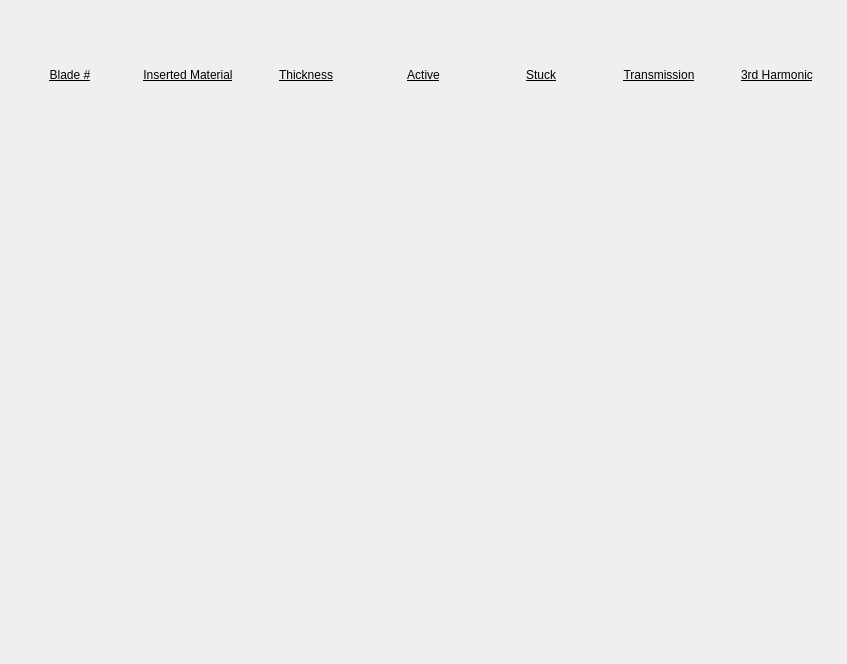
<?xml version="1.0" encoding="UTF-8"?>
<ui version="4.0">
 <class>Form</class>
 <widget class="QWidget" name="Form">
  <property name="geometry">
   <rect>
    <x>0</x>
    <y>0</y>
    <width>847</width>
    <height>664</height>
   </rect>
  </property>
  <property name="windowTitle">
   <string>Form</string>
  </property>
  <layout class="QVBoxLayout" name="verticalLayout" stretch="0,0,0,0,0">
   <property name="spacing">
    <number>0</number>
   </property>
   <item>
    <layout class="QHBoxLayout" name="horizontalLayout">
     <item>
      <widget class="QLabel" name="label">
       <property name="font">
        <font>
         <underline>true</underline>
        </font>
       </property>
       <property name="text">
        <string>Blade #</string>
       </property>
       <property name="alignment">
        <set>Qt::AlignCenter</set>
       </property>
      </widget>
     </item>
     <item>
      <widget class="QLabel" name="label_2">
       <property name="font">
        <font>
         <underline>true</underline>
        </font>
       </property>
       <property name="text">
        <string>Inserted Material</string>
       </property>
       <property name="alignment">
        <set>Qt::AlignCenter</set>
       </property>
      </widget>
     </item>
     <item>
      <widget class="QLabel" name="label_3">
       <property name="font">
        <font>
         <underline>true</underline>
        </font>
       </property>
       <property name="text">
        <string>Thickness</string>
       </property>
       <property name="alignment">
        <set>Qt::AlignCenter</set>
       </property>
      </widget>
     </item>
     <item>
      <widget class="QLabel" name="label_8">
       <property name="font">
        <font>
         <underline>true</underline>
        </font>
       </property>
       <property name="toolTip">
        <string>Active: blade (or specific filter) should be included in calculations.</string>
       </property>
       <property name="text">
        <string>Active</string>
       </property>
       <property name="alignment">
        <set>Qt::AlignCenter</set>
       </property>
      </widget>
     </item>
     <item>
      <widget class="QLabel" name="label_4">
       <property name="font">
        <font>
         <underline>true</underline>
        </font>
       </property>
       <property name="toolTip">
        <string>Stuck: filters marked as stuck in a certain position will be forced to that state and included in calculations (if active)</string>
       </property>
       <property name="text">
        <string>Stuck</string>
       </property>
       <property name="alignment">
        <set>Qt::AlignCenter</set>
       </property>
      </widget>
     </item>
     <item>
      <widget class="QLabel" name="label_5">
       <property name="font">
        <font>
         <underline>true</underline>
        </font>
       </property>
       <property name="text">
        <string>Transmission</string>
       </property>
       <property name="alignment">
        <set>Qt::AlignCenter</set>
       </property>
      </widget>
     </item>
     <item>
      <widget class="QLabel" name="label_6">
       <property name="font">
        <font>
         <underline>true</underline>
        </font>
       </property>
       <property name="text">
        <string>3rd Harmonic</string>
       </property>
       <property name="alignment">
        <set>Qt::AlignCenter</set>
       </property>
      </widget>
     </item>
    </layout>
   </item>
   <item>
    <widget class="PyDMEmbeddedDisplay" name="PyDMEmbeddedDisplay">
     <property name="toolTip">
      <string/>
     </property>
     <property name="lineWidth">
      <number>0</number>
     </property>
     <property name="macros" stdset="0">
      <string>{&quot;FILTER&quot;:&quot;01&quot;}</string>
     </property>
     <property name="filename" stdset="0">
      <string>AttenuatorCalculatorSXR_Blade.embedded.ui</string>
     </property>
    </widget>
   </item>
   <item>
    <widget class="PyDMEmbeddedDisplay" name="PyDMEmbeddedDisplay_2">
     <property name="toolTip">
      <string/>
     </property>
     <property name="lineWidth">
      <number>0</number>
     </property>
     <property name="macros" stdset="0">
      <string>{&quot;FILTER&quot;:&quot;02&quot;}</string>
     </property>
     <property name="filename" stdset="0">
      <string>AttenuatorCalculatorSXR_Blade.embedded.ui</string>
     </property>
    </widget>
   </item>
   <item>
    <widget class="PyDMEmbeddedDisplay" name="PyDMEmbeddedDisplay_3">
     <property name="toolTip">
      <string/>
     </property>
     <property name="lineWidth">
      <number>0</number>
     </property>
     <property name="macros" stdset="0">
      <string>{&quot;FILTER&quot;:&quot;03&quot;}</string>
     </property>
     <property name="filename" stdset="0">
      <string>AttenuatorCalculatorSXR_Blade.embedded.ui</string>
     </property>
    </widget>
   </item>
   <item>
    <widget class="PyDMEmbeddedDisplay" name="PyDMEmbeddedDisplay_4">
     <property name="toolTip">
      <string/>
     </property>
     <property name="lineWidth">
      <number>0</number>
     </property>
     <property name="macros" stdset="0">
      <string>{&quot;FILTER&quot;:&quot;04&quot;}</string>
     </property>
     <property name="filename" stdset="0">
      <string>AttenuatorCalculatorSXR_Blade.embedded.ui</string>
     </property>
    </widget>
   </item>
  </layout>
 </widget>
 <customwidgets>
  <customwidget>
   <class>PyDMEmbeddedDisplay</class>
   <extends>QFrame</extends>
   <header>pydm.widgets.embedded_display</header>
  </customwidget>
 </customwidgets>
 <resources/>
 <connections/>
</ui>
